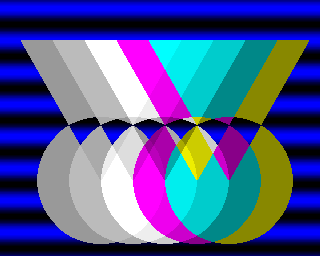
Frame 1 (no input)
Frame 60 (the mouse pressed at the canvas centre just before this capture): identical to frame 1, image omitted
Frame 120 (the mouse held since frame 60 and released just before this capture): identical to frame 1, image omitted

The Processing sketch that drew this single still picture (run headless with seeded random() and noise(); from frame 60 on, the mouse is pressed at the canvas centre):

// Processing sketch: bitplanes
// ── bitplanes.pde
final int BPLS = 5;

void setup() {
  size(320, 256);
  
  initOCS(BPLS);

  for (int i = 0; i < 8; i++)
    palette[i] = color(i * 16 + 128, i * 16 + 128, i * 16 + 128);
  for (int i = 0; i < 8; i++)
    palette[i + 8] = color(i * 16 + 128, 0, i * 16 + 128);
  for (int i = 0; i < 8; i++)
    palette[i + 16] = color(i * 16 + 128, i * 16 + 128, 0);
  for (int i = 0; i < 8; i++)
    palette[i + 24] = color(0, i * 16 + 128, i * 16 + 128);
  
  for (int i = 0; i < height; i++) {
    float a = 8 * TWO_PI * float(i) / height;
    float c = constrain(sin(a) * 128 + 128, 0, 255);
    copper(0, i, 0, color(0, 0, c));
  }
  
  for (int i = 0; i < BPLS; i++) {
    bpl[i].lineE(i * 32 + 20, 40, i * 32 + 100, 180);
    bpl[i].lineE(100 + i * 32, 180, i * 32 + 180, 40);
    bpl[i].circleE(100 + i * 32, 180, 64);
    bpl[i].fill();
  }
}

void draw() {
  updateOCS();
}

// ── ocs.pde
// This file contains an emulator of very basic features of
// Amiga Original Chipset display, with some extra tools.

class Bitplane {
  // Display class won't respect the real size of a bitplane,
  // it will treat it as raw data. By contrast, drawing routines
  // make use of size embedded into Bitplane class.
  int width;
  int height;
  // each word stores only 16 bits
  int data[];  
  
  Bitplane(int _width, int _height) {
    assert _width % 16 == 0; // must be multiple of 16
    
    width = _width;
    height = _height;
    
    data = new int[width * height / 16];
  }
  
  int bit(int x) {
    return 1 << (x & 15);
  }
  
  int pos(int x, int y) {
    return ((y * width) >> 4) + (x >> 4);
  }
  
  boolean get(int x, int y) {
    return boolean(data[pos(x, y)] & bit(x));
  }
  
  void set(int x, int y, boolean value) {
    if (value) bset(x, y);
    else bclr(x, y);
  }
  
  void bset(int x, int y) {
    data[pos(x, y)] |= bit(x);
  }

  void bclr(int x, int y) {
    data[pos(x, y)] &= ~bit(x); 
  }
  
  void bxor(int x, int y) {
    data[pos(x, y)] ^= bit(x); 
  }
  
  void fill() {
    for (int y = 0; y < height; y++) {
      boolean p = false;
      for (int x = width - 1; x >= 0; x--) {
        boolean q = get(x, y);
        p ^= q;
        set(x, y, p);
      }
    }    
  }
  
  void line(int xs, int ys, int xe, int ye) {
    if (ys > ye) {
      int xt = xs; xs = xe; xe = xt;
      int yt = ys; ys = ye; ye = yt;
    }
    
    int s = (xs < xe) ? 1 : -1;
    int dx = abs(xe - xs);
    int dy = ye - ys;
    int dg1 = 2 * dx;
    int dg2 = 2 * dy;
    
    if (dx < dy) {
      int dg = 2 * dx - dy;
  
      do {
        bset(xs, ys);
  
        if (dg > 0) {
          xs += s;
          dg += dg1 - dg2;
        } else {
          dg += dg1;
        }
        ys++;
      } while (--dy > 0);
    } else {
      int dg = 2 * dy - dx;

      do {
        bset(xs, ys);
        
        if (dg > 0) {
          ys++;
          dg += dg2 - dg1;
        } else {
          dg += dg2;
        }
        xs += s;
      } while (--dx > 0);
    }
  }
    
  void lineE(int x1, int y1, int x2, int y2) {
    if (y1 > y2) {
      int xt = x1; x1 = x2; x2 = xt;
      int yt = y1; y1 = y2; y2 = yt;    
    }
    
    int dx = x2 - x1;
    int dy = y2 - y1;
    
    if (dy == 0)
      return;
      
    int di = dx / dy;
    int df = abs(dx) % dy;
    int xi = x1;
    int xf = 0;
    int s = (dx >= 0) ? 1 : -1;

    while (y1 < y2) {
      bxor(xi, y1++);
      xi += di;
      xf += df;
      if (xf > dy) {
        xf -= dy;
        xi += s;
      }
    }
  }
  
  void circle(int x0, int y0, int r) {
    int x = -r;
    int y = 0;
    int err = 2 * (1 - r);
    
    do {
      bxor(x0 - x, y0 + y);
      bxor(x0 - y, y0 - x);
      bxor(x0 + x, y0 - y);
      bxor(x0 + y, y0 + x);
      
      if (err <= y) {
        y++;
        err += y * 2 + 1;
      }
      if (err > x) {
        x++;
        err += x * 2 + 1; 
      }
    } while (x < 0);
  }

  void circleE(int x0, int y0, int r) {
    int x = -r;
    int y = 0;
    int err = 2 * (1 - r);
    
    do {
      if (err <= y) {
        bxor(x0 - x, y0 - y);
        bxor(x0 + x, y0 - y);
        if (y != 0) {
          bxor(x0 + x, y0 + y);
          bxor(x0 - x, y0 + y);
        }
        y++;
        err += 2 * y + 1;
      }
      if (err > x) {
        x++;
        err += 2 * x + 1; 
      }
    } while (x < 0);
  }
};

// Limited representation of copper instruction.
class CopIns {
  int n;
  color c;
  
  CopIns(int _n, color _c) {
    n = _n;
    c = _c;
  } 
};

// Limits color space to OCS 12-bit RGB.
color rgb12(color c) {
  int r = (c & 0xf00000) >> 20;
  int g = (c & 0x00f000) >> 12;
  int b = (c & 0x0000f0) >> 4;
  return color((r << 4) | r, (g << 4) | g, (b << 4) | b);
}

Bitplane bpl[];
// Number of bitplanes.
int depth;
// Original chipset allows to set up 32 colors. In EHB-mode,
// Amiga can display 64 colors, where second half is at half
// the brightness of first half.
color palette[];
// Amiga Copper can perform many different actions every 8 pixels.
// We are interested only in changing one of 32 colors.
CopIns copperList[]; 

void initOCS(int _depth) {
  depth = _depth;
  bpl = new Bitplane[depth];
  for (int i = 0; i < depth; i++)
      bpl[i] = new Bitplane(width, height);
  palette = new color[1 << _depth];
  copperList = new CopIns[(width / 8) * height];
}

void copper(int x, int y, int n, int c) {
  assert (x & 7) == 0;
  copperList[(x / 8) + (y * width / 8)] = new CopIns(n & 0x1f, c);
}
  
void updateOCS() {
  // Copy colors to working palette that will change while
  // rendering view port.
  color _palette[] = new color[32];
  for (int i = 0; i < 32; i++)
    _palette[i] = rgb12(palette[i]);
  
  for (int y = 0, s = 0; y < height; y++) {
    for (int x = 0; x < width; x++) {
      if ((x & 7) == 0) {
        CopIns slot = copperList[s];
        if (slot != null)
          _palette[slot.n] = rgb12(slot.c);
        s++;
      }
      
      int i = 0;
      
      for (int d = 0; d < depth; d++)
        i |= int(bpl[d].get(x, y)) << d;
        
      set(x, y, _palette[i]);
    }
  }
  
  updatePixels();
}
